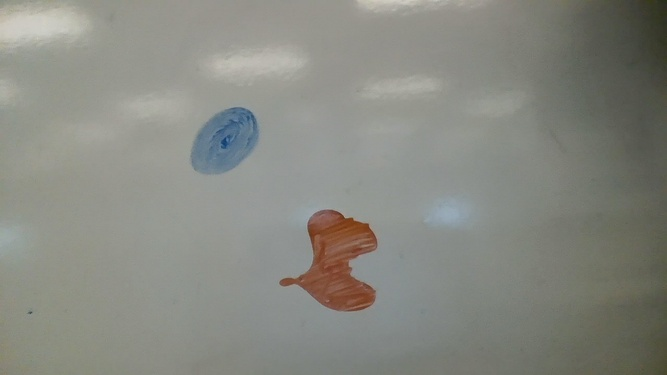
#> input picture images/holds-small.jpg, 667 x 375 px, shrunk from 1280 x 720 before the run
$ python image_analyzer.py
#> lines starting #> are read from the running program, lines starting #| are printed output that depends on the picture
import numpy as np
import cv2
from PIL import Image
from sklearn.cluster import KMeans
from skimage.color import rgb2lab, lab2rgb, deltaE_ciede2000
import matplotlib.pyplot as plt
import webcolors
from collections import deque

class ImageAnalyzer:
    def __init__(self, i_path:str, o_path:str='', n_colors:int=45, delta_e_threshold:int=15,
                 max_color_count:int=80, min_cluster_size:int=7):
#> called with i_path = './images/holds-small.jpg', o_path = '', n_colors = 45, delta_e_threshold = 15, max_color_count = 40, min_cluster_size = 7
        self.input_path = i_path
        self.output_path = o_path if o_path != '' else "output-" + i_path
        # TODO validate paths
        self.N_COLORS = n_colors
        self.DELTA_E_THRESHOLD = delta_e_threshold
        self.MAX_COLOR_COUNT = max_color_count
        self.MIN_CLUSTER_SIZE = min_cluster_size

        self.pixels_lab = None #TODO these probably shouldnt default to None. doesn't matter two much
        self.kmeans = None
        self.palette_lab = None
        self.merged_palette_lab = None
        self.segmented_lab = None
        self.coordinates = []

        # Extract colors, merge, and segment colors
        img_bgr = cv2.imread(self.input_path)
#> img_bgr is the input picture: shape (375, 667, 3); mean B, G, R 129.1, 136.6, 135.2
        self.img_rgb = cv2.cvtColor(img_bgr, cv2.COLOR_BGR2RGB)
        self.extract_color()
        self.merge_color()
        self.segmentation()

        self.color_counts = dict()
        midpoints = self.find_clusters_midpoints(self.segmented_rgb)
        # for c in midpoints:
        #     print(c)

        self.visualize_results(midpoints)

    def get_coordinates(self):
        """Returns a list of coordinates approximating hold location"""
        #print(self.coordinates)
        return self.coordinates

    def extract_color(self):
        """Runs KMeans"""
        self.pixels_lab = rgb2lab(self.img_rgb.reshape(-1, 1, 3) / 255.0)[:, 0, :]
        print(f"Running KMeans on {len(self.pixels_lab):,} pixels in Lab space...")
#> (printed output is left out)

        self.kmeans = KMeans(n_clusters=self.N_COLORS, random_state=42, n_init="auto")
        self.kmeans.fit(self.pixels_lab)

        self.palette_lab = self.kmeans.cluster_centers_
        labels = self.kmeans.labels_

        # [4 lines of commented-out code are left out]

    def merge_color(self):
        """Delta E in lab space"""
        self.merged_palette_lab = []
        used = np.zeros(len(self.palette_lab), dtype=bool)

        for i, c1 in enumerate(self.palette_lab):
            if used[i]:
                continue
            group = [i]
            for j, c2 in enumerate(self.palette_lab):
                if i != j and not used[j]:
                    if deltaE_ciede2000(c1, c2) < self.DELTA_E_THRESHOLD:
                        group.append(j)
                        used[j] = True
            used[i] = True
            avg_lab = np.mean(self.palette_lab[group], axis=0)
            self.merged_palette_lab.append(avg_lab)

        self.merged_palette_lab = np.array(self.merged_palette_lab)
        merged_palette_rgb = (lab2rgb(self.merged_palette_lab[np.newaxis, :, :])[0] * 255).astype(np.uint8)

        print(f"Merged {len(self.palette_lab)} → {len(self.merged_palette_lab)} colors.")

        return self.merged_palette_lab

    def segmentation(self):
        """Cluster-based masking in Lab space"""
        dists = np.linalg.norm(self.pixels_lab[:, None, :] - self.merged_palette_lab[None, :, :], axis=2)
        closest_idx = np.argmin(dists, axis=1)
        h, w, _ = self.img_rgb.shape
#> h = 375; w = 667
        self.segmented_lab = self.merged_palette_lab[closest_idx].reshape(h, w, 3)
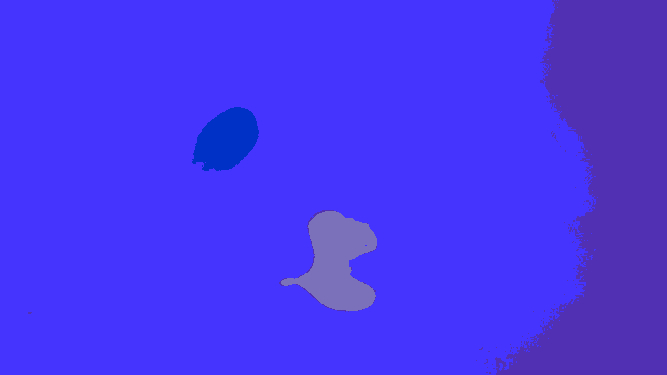
#> self.segmented_lab: shape (375, 667, 3) float64; mean of channels 0, 1, 2 56.2, -1.7, 3.6; drawn with min black and max white
        self.segmented_rgb = (lab2rgb(self.segmented_lab) * 255).astype(np.uint8)
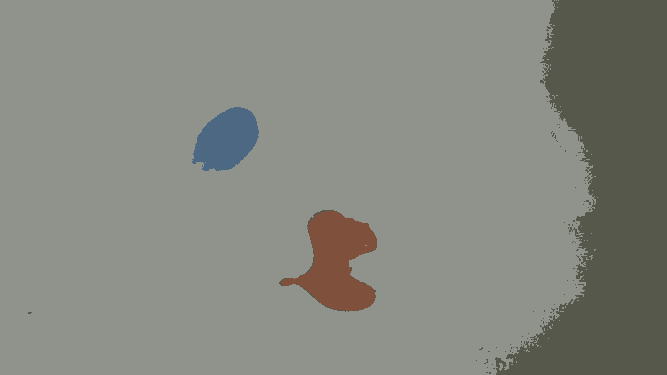
#> self.segmented_rgb: shape (375, 667, 3); mean R, G, B 133.8, 134.9, 128.1

    def closest_colour(self, requested_colour):
        distances = {}
        for name in webcolors.names():
            r_c, g_c, b_c = webcolors.name_to_rgb(name)
            rd = (r_c - requested_colour[0]) ** 2
            gd = (g_c - requested_colour[1]) ** 2
            bd = (b_c - requested_colour[2]) ** 2
            distances[name] = rd + gd + bd
        return min(distances, key=distances.get)

    def get_colour_name(self, requested_colour):
        try:
            closest_name = webcolors.rgb_to_name(requested_colour)
        except ValueError:
            closest_name = self.closest_colour(requested_colour)
        return closest_name

    def find_clusters_midpoints(self, arr, connectivity=4):
#> called with connectivity = 4
        n, m = arr.shape[:2]
#> n = 375; m = 667
        visited = np.zeros((n, m), dtype=bool)
        midpoints = []

        # directions for 4- or 8-connectivity
        if connectivity == 4:
            directions = [(1,0), (-1,0), (0,1), (0,-1)]
        else:
            directions = [(dr, dc) for dr in (-1,0,1) for dc in (-1,0,1) if not (dr==0 and dc==0)]

        for r in range(n):
            for c in range(m):
                if visited[r, c]:
                    continue
                color = tuple(arr[r, c])
                # BFS to find all pixels of the same cluster
                q = deque([(r, c)])
                cluster_pixels = []
                visited[r, c] = True
                while q:
                    x, y = q.popleft()
                    cluster_pixels.append((x, y))
                    for dx, dy in directions:
                        nx, ny = x + dx, y + dy
                        if 0 <= nx < n and 0 <= ny < m and not visited[nx, ny]:
                            if tuple(arr[nx, ny]) == color:
                                visited[nx, ny] = True
                                q.append((nx, ny))
                # compute midpoint
                xs, ys = zip(*cluster_pixels)
                mid_r, mid_c = np.mean(xs), np.mean(ys)
                if len(cluster_pixels) > self.MIN_CLUSTER_SIZE:
                    color_name = self.get_colour_name(color)
                    midpoints.append({
                        "color": [int(c) for c in color],
                        "color_name": self.get_colour_name(color),
                        "midpoint": (float(mid_r), float(mid_c)),
                        "size": len(cluster_pixels)
                    })
                    if color_name in self.color_counts:
                        self.color_counts[color_name] += 1
                    else:
                        self.color_counts[color_name] = 1
#> visited: shape (375, 667) bool; every value is 1
#> after the loop, midpoints = 17 items; self.color_counts = {'gray': 4, 'darkolivegreen': 11, 'dimgray': 1, 'sienna': 1}

        for mp in midpoints:
            y, x = mp["midpoint"]
            color_name = mp["color_name"]
            if self.color_counts[color_name] < self.MAX_COLOR_COUNT:
                self.coordinates.append((x,y))
#> this loop made 17 passes
#> (y, x, color_name) on passes 1 to 12: (185.1, 280, 'gray'), (189.3, 611.6, 'darkolivegreen'), (27.25, 548.5, 'darkolivegreen'), (81.25, 541.5, 'darkolivegreen'), (139.3, 226.2, 'dimgray'), (211.8, 321.3, 'darkolivegreen'), (261.7, 337, 'sienna'), (220, 309.6, 'darkolivegreen'), (229, 570.1, 'darkolivegreen'), (232.3, 576, 'darkolivegreen'), (233.5, 579.5, 'gray'), (256.6, 590.9, 'gray')
#> after the loop, self.coordinates = [(280, 185.1), (611.6, 189.3), (548.5, 27.25), (541.5, 81.25), (226.2, 139.3), (321.3, 211.8), (337, 261.7), (309.6, 220), (570.1, 229), (576, 232.3), (579.5, 233.5), (590.9, 256.6), (313.2, 258.8), (280.5, 283.4), (311.5, 295), (341.4, 310.1), (500.5, 366.1)]
        print(self.coordinates)
#> (printed output is left out)
#> in __init__, `midpoints = self.find_clusters_midpoints(self.segmented_rgb)`: midpoints = 17 items

        return midpoints

    def save_image(self, output_path):
        """"Saves output image to given output path"""
        Image.fromarray(self.segmented_rgb).save(output_path)
        print(f"Saved segmented image to {output_path}")

    def visualize_results(self, midpoints, max_color_count=100):
        # === VISUALIZE RESULTS ===
#> called with max_color_count = 100
        fig, ax = plt.subplots(1, 2, figsize=(18, 6))

        ax[0].imshow(self.img_rgb)
        ax[0].set_title("Original (Lighting-Normalized) Image")
        ax[0].axis("off")

        ax[1].imshow(self.segmented_rgb)
        ax[1].set_title("Merged + Labeled Segmentation")
        ax[1].axis("off")

        for mp in midpoints:
            y, x = mp["midpoint"]     # note: imshow swaps axes
            color_name = mp["color_name"]
            if self.color_counts[color_name] < self.MAX_COLOR_COUNT:
                ax[0].plot(x, y, 'wo', color=tuple([c/255.0 for c in mp["color"]]), markersize=6, markeredgecolor='black', markeredgewidth=1.5)
                # ax[0].plot(x, y, 'wo', color=tuple([c/255.0 for c in mp["color"]]), markersize=6)
            # Optional: label with color or cluster id

        plt.tight_layout()
        plt.show()
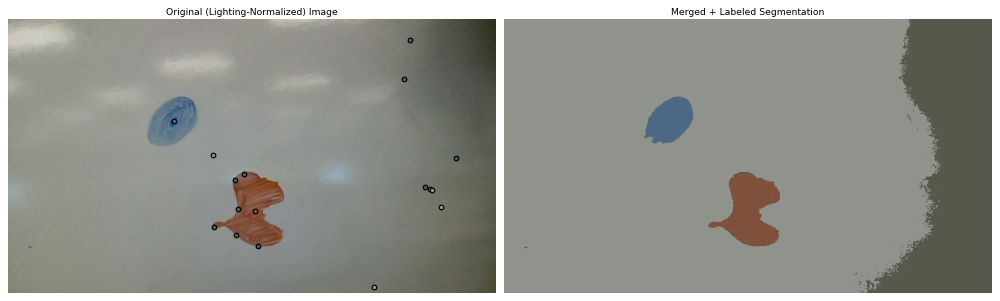
#> figure drawn by matplotlib, 2 panels

if __name__ == "__main__":
    file_name = "holds-small.jpg"
    file_path = rf"./images/{file_name}"
    image_analyzer = ImageAnalyzer(i_path=file_path, n_colors=45, delta_e_threshold=15,
                max_color_count=40, min_cluster_size=7)
    #TODO changing this ^^^ and running is a lot better for making quick changes and seeing what happens.
    #Don't forget to update Nathan's main file with the optimal values
    print(image_analyzer.color_counts)
#| {'gray': 4, 'darkolivegreen': 11, 'dimgray': 1, 'sienna': 1}
    print(image_analyzer.coordinates)
#> (printed output is left out)

$ run again, with images/whiteboard.jpg copied over images/holds-small.jpg
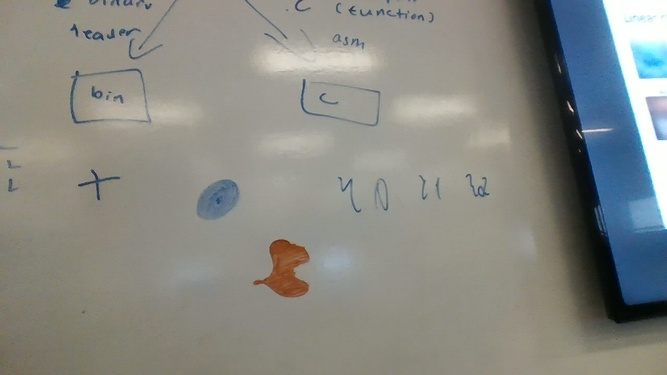
#> input picture images/whiteboard.jpg, 667 x 375 px, shrunk from 1280 x 720 before the run
#> in __init__, img_bgr is the input picture: shape (375, 667, 3); mean B, G, R 131.1, 137.1, 136.2
#> (printed output is left out)
#> in segmentation, `self.segmented_rgb = (lab2rgb(self.segmented_lab) * 255).astype(np.uin..`:
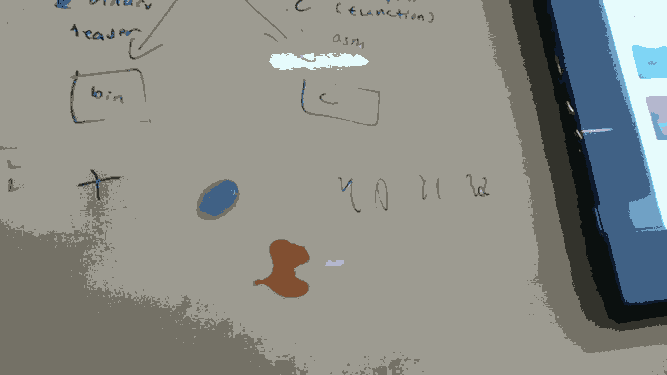
#> self.segmented_rgb: shape (375, 667, 3); mean R, G, B 138.2, 139.7, 133.8
#> after the loop in find_clusters_midpoints, `for r in range(n):`: midpoints = 163 items; self.color_counts = 10 items
#> the loop in find_clusters_midpoints, `for mp in midpoints:` made 163 passes
#> (y, x, color_name) on passes 1 to 3: (177, 294.3, 'darkgray'), (3.39, 62.54, 'darkslateblue'), (2.47, 90.67, 'dimgray')
#> after the loop in find_clusters_midpoints, `for mp in midpoints:`: self.coordinates = 73 pairs, first value 55.22 to 664.2, second value 2.11 to 371.9
#> (printed output is left out)
#> in __init__, `midpoints = self.find_clusters_midpoints(self.segmented_rgb)`: midpoints = 163 items
#> the loop in visualize_results, `for mp in midpoints:` made 163 passes
#> in visualize_results, `plt.show()`:
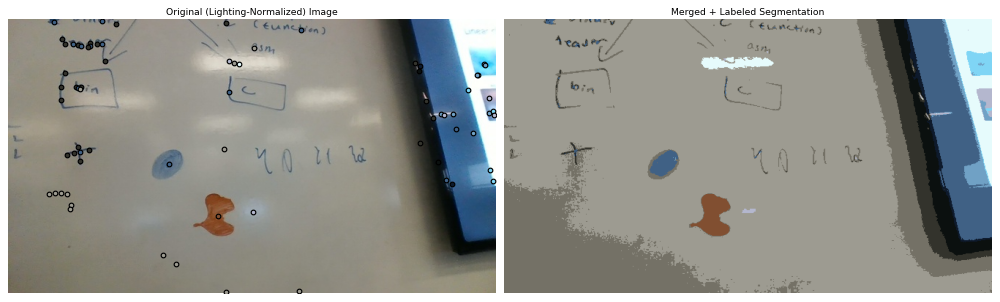
#> figure drawn by matplotlib, 2 panels
#| {'darkgray': 14, 'darkslateblue': 13, 'dimgray': 90, 'darkslategray': 23, 'black': 4, 'cadetblue': 6, 'lightcyan': 2, 'lightskyblue': 5, 'silver': 5, 'sienna': 1}
#> (printed output is left out)
